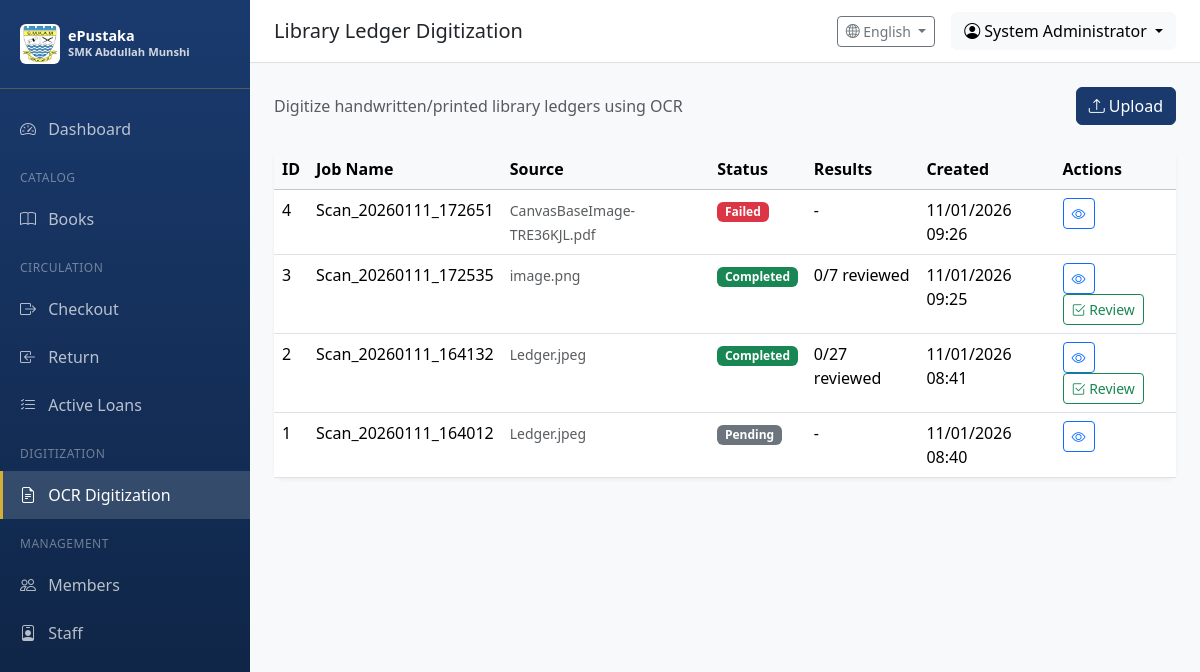
The page /ocr/ (signed in) on the database its author committed.
### app/models/user.py (models this page shows, shortened)
class User(UserMixin, db.Model):
    __tablename__ = 'users'
    id = db.Column(db.Integer, primary_key=True)
    username = db.Column(db.String(64), unique=True, nullable=False, index=True)
    email = db.Column(db.String(120), unique=True, nullable=False, index=True)
    password_hash = db.Column(db.String(256), nullable=False)
    full_name = db.Column(db.String(128))
    is_active = db.Column(db.Boolean, default=True)
    role_id = db.Column(db.Integer, db.ForeignKey('roles.id'))
    created_at = db.Column(db.DateTime, default=datetime.utcnow)
    updated_at = db.Column(db.DateTime, default=datetime.utcnow, onupdate=datetime.utcnow)
    last_login = db.Column(db.DateTime)
    def can(self, perm):
        return self.role is not None and self.role.has_permission(perm)

### app/models/ocr.py (models this page shows, shortened)
class OCRJob(db.Model):
    __tablename__ = 'ocr_jobs'
    id = db.Column(db.Integer, primary_key=True)
    job_name = db.Column(db.String(128), nullable=False)
    source_type = db.Column(db.String(32), default='file_upload')  # file_upload, scanner, watched_folder
    source_path = db.Column(db.String(512), nullable=False)
    original_filename = db.Column(db.String(256))
    page_count = db.Column(db.Integer, default=1)
    status = db.Column(db.String(20), default=OCRJobStatus.PENDING.value, index=True)
    progress = db.Column(db.Integer, default=0)  # 0-100%
    error_message = db.Column(db.Text)
    ocr_language = db.Column(db.String(32), default='eng+msa')  # Tesseract language codes
    ocr_config = db.Column(db.Text)  # JSON config
    created_at = db.Column(db.DateTime, default=datetime.utcnow, index=True)
    started_at = db.Column(db.DateTime)
    completed_at = db.Column(db.DateTime)
    reviewed_at = db.Column(db.DateTime)
    committed_at = db.Column(db.DateTime)
    created_by = db.Column(db.Integer, db.ForeignKey('users.id'))
    reviewed_by = db.Column(db.Integer, db.ForeignKey('users.id'))
    results = db.relationship('OCRResult', backref='job', lazy='dynamic', cascade='all, delete-orphan')
    creator = db.relationship('User', foreign_keys=[created_by])
    reviewer = db.relationship('User', foreign_keys=[reviewed_by])
    @property
    def result_count(self):
        return self.results.count()
    @property
    def reviewed_count(self):
        return self.results.filter(OCRResult.is_reviewed == True).count()

### app/routes/ocr.py (the view)
@ocr_bp.route('/')
@login_required
@permission_required(Permission.OCR_DIGITIZE)
def index():
    page = request.args.get('page', 1, type=int)
    jobs = OCRJob.query.order_by(OCRJob.created_at.desc()).paginate(page=page, per_page=20)
    return render_template('ocr/index.html', jobs=jobs)

### app/models/user.py (called while the page is built)
@login_manager.user_loader
def load_user(user_id):
    return User.query.get(int(user_id))

    def has_permission(self, perm):
        return self.permissions & perm == perm

### app/routes/ocr.py (called while the page is built)
def permission_required(perm):
    def decorator(f):
        from functools import wraps
        @wraps(f)
        def decorated_function(*args, **kwargs):
            if not current_user.can(perm):
                flash('You do not have permission to access this page', 'error')
                return redirect(url_for('main.dashboard'))
            return f(*args, **kwargs)
        return decorated_function
    return decorator

### app/utils/i18n.py (called while the page is built)
def get_language() -> str:
    try:
        return session.get('language', DEFAULT_LANGUAGE)
    except RuntimeError:
        return DEFAULT_LANGUAGE

def get_text(key: str, lang: str = None) -> str:
    if lang is None:
        lang = get_language()
    if key in TRANSLATIONS:
        trans = TRANSLATIONS[key]
        if lang in trans:
            return trans[lang]
        elif DEFAULT_LANGUAGE in trans:
            return trans[DEFAULT_LANGUAGE]
    return key.replace('_', ' ').title()

def register_i18n(app):
    @app.context_processor
    def inject_i18n():
        return {
            't': get_text,
            'get_text': get_text,
            'current_language': get_language(),
            'languages': LANGUAGES
        }
    @app.route('/set-language/<lang_code>')
    def set_lang(lang_code):
        """Route to change language."""
        from flask import redirect, request
        set_language(lang_code)
        return redirect(request.referrer or '/')

### app/templates/ocr/index.html (shortened to what this page needs)
{% extends "base.html" %}
{% block page_title %}{{ t('ocr_ledger_digitization') }}{% endblock %}
{% block content %}
<div class="d-flex justify-content-between align-items-center mb-4">
    <p class="text-muted mb-0">
        {% if current_language == 'en' %}
        Digitize handwritten/printed library ledgers using OCR
        {% else %}
        Digitasikan daftar perpustakaan tulisan tangan/cetakan menggunakan OCR
        {% endif %}
    </p>
    <a href="{{ url_for('ocr.upload') }}" class="btn btn-primary">
        <i class="bi bi-upload"></i> {{ t('upload') }}
    </a>
</div>
<div class="card table-card">
    <div class="card-body p-0">
        <div class="table-responsive">
            <table class="table table-hover mb-0">
                <thead class="table-light">
                    <tr>
                        <th>ID</th>
                        <th>{{ t('job_name') }}</th>
                        <th>{{ 'Source' if current_language == 'en' else 'Sumber' }}</th>
                        <th>{{ t('status') }}</th>
                        <th>{{ 'Results' if current_language == 'en' else 'Keputusan' }}</th>
                        <th>{{ t('created_at') }}</th>
                        <th>{{ t('actions') }}</th>
                    </tr>
                </thead>
                <tbody>
                    {% for job in jobs.items %}
                    <tr>
                        <td>{{ job.id }}</td>
                        <td>{{ job.job_name }}</td>
                        <td>
                            <small class="text-muted">{{ job.original_filename or (job.source_path.split('/')[-1] if job.source_path else '-') }}</small>
                        </td>
                        <td>
                            {% if job.status == 'pending' %}
                                <span class="badge bg-secondary">{{ t('pending') }}</span>
                            {% elif job.status == 'processing' %}
                                <span class="badge bg-primary">{{ t('processing') }}</span>
                            {% elif job.status == 'completed' %}
                                <span class="badge bg-success">{{ t('completed') }}</span>
                            {% elif job.status == 'reviewed' %}
                                <span class="badge bg-info">{{ 'Reviewed' if current_language == 'en' else 'Disemak' }}</span>
                            {% elif job.status == 'committed' %}
                                <span class="badge bg-dark">{{ 'Committed' if current_language == 'en' else 'Disimpan' }}</span>
                            {% elif job.status == 'failed' %}
                                <span class="badge bg-danger">{{ t('failed') }}</span>
                            {% endif %}
                        </td>
                        <td>
                            {% if job.result_count > 0 %}
                                {{ job.reviewed_count }}/{{ job.result_count }} {{ 'reviewed' if current_language == 'en' else 'disemak' }}
                            {% else %}
                                -
                            {% endif %}
                        </td>
                        <td>{{ job.created_at.strftime('%d/%m/%Y %H:%M') }}</td>
                        <td>
                            <a href="{{ url_for('ocr.view_job', job_id=job.id) }}" class="btn btn-sm btn-outline-primary">
                                <i class="bi bi-eye"></i>
                            </a>
                            {% if job.status == 'completed' %}
                            <a href="{{ url_for('ocr.review_job', job_id=job.id) }}" class="btn btn-sm btn-outline-success">
                                <i class="bi bi-check2-square"></i> {{ t('review') }}
                            </a>
                            {% endif %}
                        </td>
                    </tr>
                    {% else %}
                    <tr>
                        <td colspan="7" class="text-center text-muted py-4">
                            {{ t('no_jobs') }}
                        </td>
                    </tr>
                    {% endfor %}
                </tbody>
            </table>
        </div>
    </div>
</div>
{% endblock %}

### app/templates/base.html (shortened to what this page needs)
<!DOCTYPE html>
<html lang="en">
<head>
    <link href="https://cdn.jsdelivr.net/npm/bootstrap@5.3.2/dist/css/bootstrap.min.css" rel="stylesheet">
    <link href="https://cdn.jsdelivr.net/npm/bootstrap-icons@1.11.1/font/bootstrap-icons.css" rel="stylesheet">
</head>
<body>
    {% if current_user.is_authenticated %}
    <nav class="sidebar">
        <div class="sidebar-brand">
            <div class="d-flex align-items-center">
                <img src="{{ url_for('static', filename='images/Lencana_Sekolah_Menengah_Kebangsaan_Abdullah_Munshi.jpg') }}"
                     alt="SMK Abdullah Munshi"
                     class="me-2 rounded"
                     style="width: 40px; height: 40px; object-fit: contain; background: white; padding: 2px;">
                <div>
                    <div style="font-size: 0.9rem; line-height: 1.2;">ePustaka</div>
                    <div style="font-size: 0.7rem; opacity: 0.8;">SMK Abdullah Munshi</div>
                </div>
            </div>
        </div>
        <ul class="nav flex-column">
            <li class="nav-item">
                <a class="nav-link {% if request.endpoint == 'main.dashboard' %}active{% endif %}" href="{{ url_for('main.dashboard') }}">
                    <i class="bi bi-speedometer2"></i> {{ t('dashboard') }}
                </a>
            </li>
            {% if current_user.can(1) or current_user.can(2) %}
            <li class="sidebar-section">{{ t('catalog') }}</li>
            <li class="nav-item">
                <a class="nav-link {% if 'catalog' in request.endpoint %}active{% endif %}" href="{{ url_for('catalog.index') }}">
                    <i class="bi bi-book"></i> {{ t('books') }}
                </a>
            </li>
            <li class="sidebar-section">{{ t('circulation') }}</li>
            <li class="nav-item">
                <a class="nav-link {% if request.endpoint == 'circulation.checkout' %}active{% endif %}" href="{{ url_for('circulation.checkout') }}">
                    <i class="bi bi-box-arrow-right"></i> {{ t('checkout') }}
                </a>
            </li>
            <li class="nav-item">
                <a class="nav-link {% if request.endpoint == 'circulation.return_book' %}active{% endif %}" href="{{ url_for('circulation.return_book') }}">
                    <i class="bi bi-box-arrow-in-left"></i> {{ t('return') }}
                </a>
            </li>
            <li class="nav-item">
                <a class="nav-link {% if request.endpoint == 'circulation.active_loans' %}active{% endif %}" href="{{ url_for('circulation.active_loans') }}">
                    <i class="bi bi-list-check"></i> {{ t('active_loans') }}
                </a>
            </li>
            {% endif %}
            {% if current_user.can(512) %}
            <li class="sidebar-section">{{ 'Digitization' if current_language == 'en' else 'Pendigitalan' }}</li>
            <li class="nav-item">
                <a class="nav-link {% if 'ocr' in request.endpoint %}active{% endif %}" href="{{ url_for('ocr.index') }}">
                    <i class="bi bi-file-earmark-text"></i> {{ t('ocr_digitization') }}
                </a>
            </li>
            {% endif %}
            {% if current_user.can(128) %}
            <li class="sidebar-section">{{ 'Management' if current_language == 'en' else 'Pengurusan' }}</li>
            <li class="nav-item">
                <a class="nav-link {% if request.endpoint == 'users.member_list' %}active{% endif %}" href="{{ url_for('users.member_list') }}">
                    <i class="bi bi-people"></i> {{ t('members') }}
                </a>
            </li>
            {% endif %}
            {% if current_user.can(256) %}
            <li class="nav-item">
                <a class="nav-link {% if request.endpoint == 'users.staff_list' %}active{% endif %}" href="{{ url_for('users.staff_list') }}">
                    <i class="bi bi-person-badge"></i> {{ t('staff') }}
                </a>
            </li>
            {% endif %}
        </ul>
    </nav>
    <div class="main-content">
        <nav class="top-navbar d-flex justify-content-between align-items-center">
            <div>
                <h5 class="mb-0">{% block page_title %}{{ t('dashboard') }}{% endblock %}</h5>
            </div>
            <div class="d-flex align-items-center gap-3">
                <div class="dropdown">
                    <button class="btn btn-outline-secondary btn-sm dropdown-toggle" type="button" data-bs-toggle="dropdown">
                        <i class="bi bi-globe2"></i> {{ languages.get(current_language, 'English') }}
                    </button>
                </div>
                <div class="dropdown">
                    <button class="btn btn-light dropdown-toggle" type="button" data-bs-toggle="dropdown">
                        <i class="bi bi-person-circle"></i> {{ current_user.full_name or current_user.username }}
                    </button>
                </div>
            </div>
        </nav>
        <div class="content-wrapper">
            {% block content %}{% endblock %}
        </div>
    </div>
    {% else %}
    {% block public_content %}{% endblock %}
    {% endif %}
</body>
</html>

### app/templates/base.html (style rules this page uses)
:root { --sidebar-width: 250px; --primary-color: #1a3a6e; --primary-dark: #0d2240; --accent-color: #d4af37; --accent-light: #f0d77a; }
body { min-height: 100vh; }
.sidebar { position: fixed; top: 0; left: 0; width: var(--sidebar-width); height: 100vh; background: linear-gradient(180deg, var(--primary-color) 0%, var(--primary-dark) 100%); padding-top: 1rem; overflow-y: auto; }
.sidebar .nav-link { color: rgba(255,255,255,0.7); padding: 0.75rem 1.25rem; border-radius: 0; }
.sidebar .nav-link:hover, .sidebar .nav-link.active { color: #fff; background: rgba(255,255,255,0.1); }
.sidebar .nav-link i { width: 24px; margin-right: 0.5rem; }
.sidebar-brand { color: #fff; font-size: 1.25rem; font-weight: 600; padding: 0.5rem 1.25rem 1.5rem; border-bottom: 1px solid rgba(255,255,255,0.1); margin-bottom: 1rem; }
.sidebar-section { color: rgba(255,255,255,0.4); font-size: 0.75rem; text-transform: uppercase; padding: 1rem 1.25rem 0.5rem; letter-spacing: 0.5px; }
.main-content { margin-left: var(--sidebar-width); min-height: 100vh; background: #f8f9fa; }
.top-navbar { background: #fff; border-bottom: 1px solid #dee2e6; padding: 0.75rem 1.5rem; }
.content-wrapper { padding: 1.5rem; }
.table-card { border: none; border-radius: 10px; box-shadow: 0 2px 4px rgba(0,0,0,0.05); }
.btn-primary { background-color: var(--primary-color); border-color: var(--primary-color); }
.sidebar .nav-link.active { background: rgba(255, 255, 255, 0.15); color: #fff; border-left: 3px solid var(--accent-color); padding-left: calc(1.25rem - 3px); }
.sidebar-brand { border-bottom-color: rgba(212, 175, 55, 0.3); }

### rows shown on the page
User: full_name "System Administrator"
OCRJob: id "4", job_name "Scan_20260111_172651", original_filename "CanvasBaseImage-TRE36KJL.pdf", status "Failed", created_at "11/01/2026 09:26"
OCRJob: id "3", job_name "Scan_20260111_172535", original_filename "image.png", status "Completed", reviewed_count "0", result_count "7", value "reviewed", created_at "11/01/2026 09:25", t "Review"
OCRJob: id "2", job_name "Scan_20260111_164132", original_filename "Ledger.jpeg", status "Completed", reviewed_count "0", result_count "27", value "reviewed", created_at "11/01/2026 08:41", t "Review"
OCRJob: id "1", job_name "Scan_20260111_164012", original_filename "Ledger.jpeg", status "Pending", created_at "11/01/2026 08:40"

### other values the page prints
{{ t('dashboard') }} "Dashboard"
{{ t('catalog') }} "CATALOG"
{{ t('books') }} "Books"
{{ t('circulation') }} "CIRCULATION"
{{ t('checkout') }} "Checkout"
{{ t('return') }} "Return"
{{ t('active_loans') }} "Active Loans"
{{ 'Digitization' if current_language == 'en' else 'Pendigitalan' }} "DIGITIZATION"
{{ t('ocr_digitization') }} "OCR Digitization"
{{ 'Management' if current_language == 'en' else 'Pengurusan' }} "MANAGEMENT"
{{ t('members') }} "Members"
{{ t('staff') }} "Staff"
{{ t('ocr_ledger_digitization') }} "Library Ledger Digitization"
{{ languages.get(current_language, 'English') }} "English"
{{ t('upload') }} "Upload"
